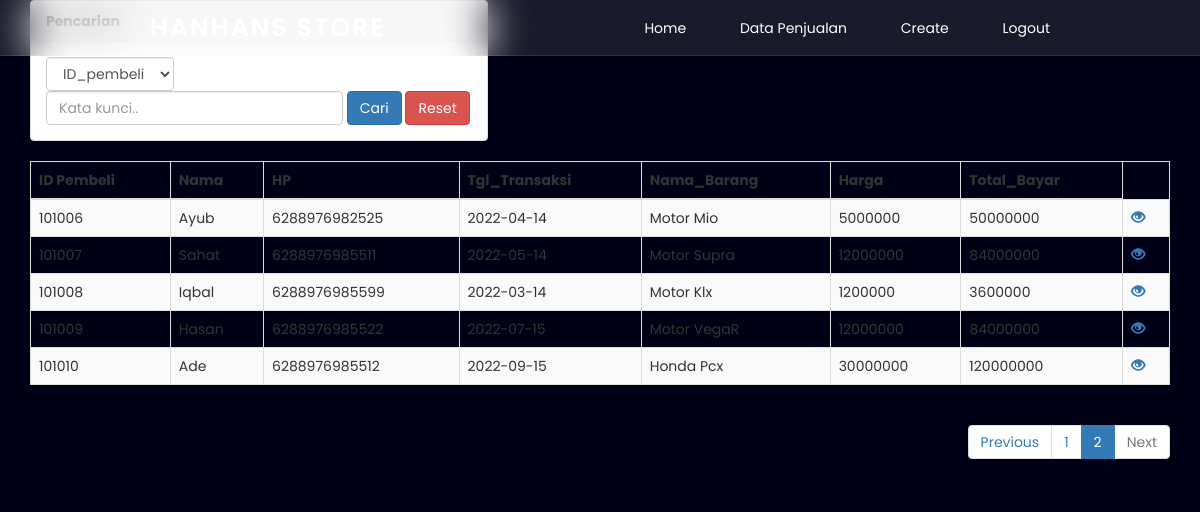
The app's page /read.php?page=2 with its own data.
### tables this page shows
CREATE TABLE `latif` (
  `Id_pembeli` int(10) NOT NULL,
  `nama` varchar(30) NOT NULL,
  `alamat` varchar(50) NOT NULL,
  `HP` varchar(20) NOT NULL,
  `Tgl_Transaksi` date NOT NULL,
  `Jenis_barang` varchar(25) NOT NULL,
  `Nama_Barang` varchar(50) NOT NULL,
  `Jumlah` int(20) NOT NULL,
  `Harga` int(25) NOT NULL
);

### read.php (the view, shortened to what this page needs)
<!DOCTYPE html>
<html lang="en">
<head>
  <link rel="stylesheet" href="https://maxcdn.bootstrapcdn.com/bootstrap/3.4.0/css/bootstrap.min.css">
  <link rel="stylesheet" href="https://unicons.iconscout.com/release/v4.0.0/css/line.css">
  <link rel="stylesheet" href="style.css">
</head>
<body>
  <div class="content">
  <header>
    <div class="nav-bar">
      <a href="" class="logo">HanHans Store</a>
      <div class="navigation">
        <div class="nav-items">
          <a href="index.php"><i class="uil uil-home"></i> Home</a>
          <a href="read.php"><i class="uil uil-compass"></i> Data Penjualan</a>
          <a href="create.php"><i class="uil uil-create"></i> Create</a>
          <a href="logout.php"><i class="uil uil-create"></i> Logout</a>
        </div>
      </div>
    </div>
    <div class="scroll-indicator-container">
    </div>
  </header>
    <div class="container">
      <div class="row">
        <div class="col-md-5">
          <div class="panel panel-default">
            <div class="panel-heading"><b>Pencarian</b></div>
            <div class="panel-body">
              <form class="form-inline">
                <div class="form-group">
                  <select class="form-control" id="Kolom" name="Kolom" required="">
                    <?php
                    $kolom = (isset($_GET['Kolom'])) ? $_GET['Kolom'] : "";
                    ?>
                    <option value="Id_pembeli" <?php if ($kolom == "Id_pembeli") echo "selected"; ?>>ID_pembeli</option>
                  </select>
                </div>
                <div class="form-group">
                  <input type="text" class="form-control" id="KataKunci" name="KataKunci" placeholder="Kata kunci.." required="" value="<?php if (isset($_GET['KataKunci']))  echo $_GET['KataKunci']; ?>">
                </div>
                <button type="submit" class="btn btn-primary">Cari</button>
                <a href="read.php" class="btn btn-danger">Reset</a>
              </form>
            </div>
          </div>
        </div>
      </div>
      <table class="table table-striped table-bordered table-hover">
        <thead>
          <tr>
            <th>ID Pembeli</th>
            <th>Nama</th>
            <th>HP</th>
            <th>Tgl_Transaksi</th>
            <th>Nama_Barang</th>
            <th>Harga</th>
            <th>Total_Bayar</th>
          </tr>
        </thead>
        <tbody>
          <?php
          include "config.php";
          $page = (isset($_GET['page'])) ? (int) $_GET['page'] : 1;
          $kolomCari = (isset($_GET['Kolom'])) ? $_GET['Kolom'] : "";
          $kolomKataKunci = (isset($_GET['KataKunci'])) ? $_GET['KataKunci'] : "";
          $limit = 5;
          $limitStart = ($page - 1) * $limit;
          if ($kolomCari == "" && $kolomKataKunci == "") {
            $SqlQuery = mysqli_query($link, "SELECT Id_pembeli,nama,HP,Tgl_Transaksi,Nama_Barang,Harga,Jumlah, (Jumlah*Harga) AS Total_bayar FROM latif LIMIT " . $limitStart . "," . $limit);
          } else {
            $SqlQuery = mysqli_query($link, "SELECT Id_pembeli,nama,HP,Tgl_Transaksi,Nama_Barang,Harga,Jumlah, (Jumlah*Harga) AS Total_bayar FROM latif WHERE $kolomCari LIKE '%$kolomKataKunci%' LIMIT " . $limitStart . "," . $limit);
          }
          while ($row = mysqli_fetch_array($SqlQuery)) {
          ?>
            <tr>
            <td><?php echo $row['Id_pembeli']; ?></td>
              <td><?php echo $row['nama']; ?></td>
              <td><?php echo $row['HP']; ?></td>
              <td><?php echo $row['Tgl_Transaksi']; ?></td>
              <td><?php echo $row['Nama_Barang']; ?></td>
              <td><?php echo $row['Harga']; ?></td>
              <td><?php echo $row['Total_bayar']; ?></td>
              <td><?php echo "<a href='read_detail.php?Id_pembeli=". $row['Id_pembeli'] ."' title='View Record' data-toggle='tooltip'><span class='glyphicon glyphicon-eye-open'></span></a>";?></td>
            </tr>
          <?php
          }
          ?>
        </tbody>
      </table>
      <div align="right">
        <ul class="pagination">
          <?php
          if ($page == 1) {
          ?>
            <li class="disabled"><a href="#">Previous</a></li>
            <?php
          } else {
            $LinkPrev = ($page > 1) ? $page - 1 : 1;
            if ($kolomCari == "" && $kolomKataKunci == "") {
            ?>
              <li><a href="read.php?page=<?php echo $LinkPrev; ?>">Previous</a></li>
            <?php
            } else {
            ?>
              <li><a href="read.php?Kolom=<?php echo $kolomCari; ?>&KataKunci=<?php echo $kolomKataKunci; ?>&page=<?php echo $LinkPrev; ?>">Previous</a></li>
          <?php
            }
          }
          ?>
          <?php
          if ($kolomCari == "" && $kolomKataKunci == "") {
            $SqlQuery = mysqli_query($link, "SELECT Id_pembeli,nama,HP,Tgl_Transaksi,Nama_Barang,Harga,Jumlah, (Jumlah*Harga) AS Total_bayar FROM latif");
          } else {
            $SqlQuery = mysqli_query($link, "SELECT Id_pembeli,nama,HP,Tgl_Transaksi,Nama_Barang,Harga,Jumlah, (Jumlah*Harga) AS Total_bayar FROM latif WHERE $kolomCari LIKE '%$kolomKataKunci%'");
          }
          $JumlahData = mysqli_num_rows($SqlQuery);
          $jumlahPage = ceil($JumlahData / $limit);
          $jumlahNumber = 1;
          $startNumber = ($page > $jumlahNumber) ? $page - $jumlahNumber : 1;
          $endNumber = ($page < ($jumlahPage - $jumlahNumber)) ? $page + $jumlahNumber : $jumlahPage;
          for ($i = $startNumber; $i <= $endNumber; $i++) {
            $linkActive = ($page == $i) ? ' class="active"' : '';
            if ($kolomCari == "" && $kolomKataKunci == "") {
          ?>
              <li<?php echo $linkActive; ?>><a href="read.php?page=<?php echo $i; ?>"><?php echo $i; ?></a></li>
              <?php
            } else {
              ?>
                <li<?php echo $linkActive; ?>><a href="read.php?Kolom=<?php echo $kolomCari; ?>&KataKunci=<?php echo $kolomKataKunci; ?>&page=<?php echo $i; ?>"><?php echo $i; ?></a></li>
              <?php
            }
          }
              ?>
              <?php
              if ($page == $jumlahPage) {
              ?>
                <li class="disabled"><a href="#">Next</a></li>
                <?php
              }
              ?>
        </ul>
      </div>
    </div>
</body>
</html>

### style.css (style rules this page uses)
* { margin: 0; padding: 0; box-sizing: border-box; font-family: 'Poppins', sans-serif; }
body { background: #000116; }
header { z-index: 999; position: fixed; width: 100%; }
header .nav-bar { position: relative; background: rgba(255, 255, 255, 0.1); backdrop-filter: blur(20px); height: 4em; border-bottom: 1px solid rgba(255, 255, 255, 0.1); top: 0; left: 0; display: flex; justify-content: space-between; align-items: center; padding: 0 150px; transition: 0.5s ease; }
.nav-bar .logo { color: #fff; font-size: 1.8em; font-weight: 600; letter-spacing: 2px; text-transform: uppercase; text-decoration: none; }
.navigation .nav-items a { color: #fff; font-size: 1em; text-decoration: none; }
.navigation .nav-items a:not(:last-child) { margin-right: 50px; }
.scroll-indicator-container { width: 100%; height: 5px; }

### records on screen
latif: Id_pembeli "101006", nama "Ayub", HP "6288976982525", Tgl_Transaksi "2022-04-14", Nama_Barang "Motor Mio", Harga "5000000", Total_bayar "50000000"
latif: Id_pembeli "101007", nama "Sahat", HP "6288976985511", Tgl_Transaksi "2022-05-14", Nama_Barang "Motor Supra", Harga "12000000", Total_bayar "84000000"
latif: Id_pembeli "101008", nama "Iqbal", HP "6288976985599", Tgl_Transaksi "2022-03-14", Nama_Barang "Motor Klx", Harga "1200000", Total_bayar "3600000"
latif: Id_pembeli "101009", nama "Hasan", HP "6288976985522", Tgl_Transaksi "2022-07-15", Nama_Barang "Motor VegaR", Harga "12000000", Total_bayar "84000000"
latif: Id_pembeli "101010", nama "Ade", HP "6288976985512", Tgl_Transaksi "2022-09-15", Nama_Barang "Honda Pcx", Harga "30000000", Total_bayar "120000000"
